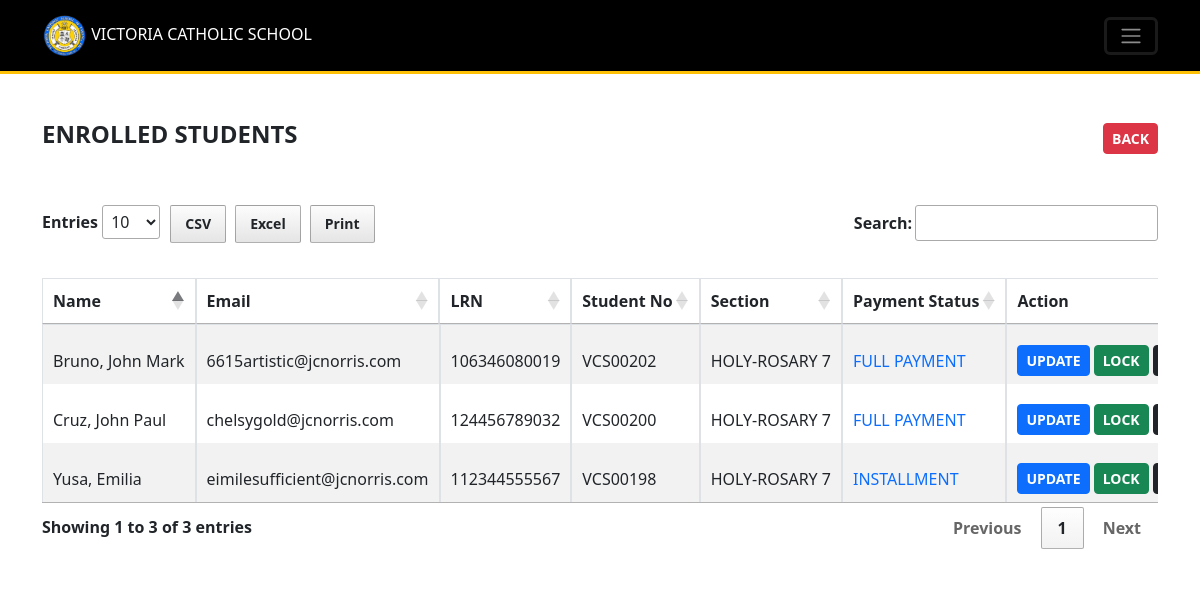
The app's page /Resources/views/admin/enrolled_students.php (signed in) with its own data.
### tables this page shows
CREATE TABLE `users` (
  `id` int(11) NOT NULL,
  `role` varchar(255) DEFAULT NULL,
  `school_number` varchar(255) DEFAULT NULL,
  `first_name` varchar(255) DEFAULT NULL,
  `middle_name` varchar(255) DEFAULT NULL,
  `last_name` varchar(255) DEFAULT NULL,
  `email` varchar(255) DEFAULT NULL,
  `phone` varchar(20) DEFAULT NULL,
  `lrn` varchar(20) DEFAULT NULL,
  `is_locked` tinyint(1) DEFAULT 0,
  `login_attempts` int(11) NOT NULL DEFAULT 0,
  `gender` enum('Male','Female') DEFAULT NULL,
  `birthday` date DEFAULT NULL,
  `street_no` varchar(100) DEFAULT NULL,
  `street` varchar(255) DEFAULT NULL,
  `village` varchar(500) DEFAULT NULL,
  `barangay` varchar(255) DEFAULT NULL,
  `city_municipality` varchar(500) DEFAULT NULL,
  `province` varchar(255) DEFAULT NULL,
  `zip_code` varchar(100) DEFAULT NULL,
  `occupation` varchar(255) DEFAULT NULL,
  `guardian_type` enum('mother','father','guardian') DEFAULT NULL,
  `password` varchar(255) DEFAULT NULL,
  `remember_token` varchar(100) DEFAULT NULL,
  `created_at` timestamp NOT NULL DEFAULT current_timestamp(),
  `updated_at` timestamp NOT NULL DEFAULT current_timestamp() ON UPDATE current_timestamp()
);

CREATE TABLE `sections` (
  `id` int(11) NOT NULL,
  `name` varchar(255) DEFAULT NULL,
  `grade` enum('7','8','9','10','SECTION') DEFAULT NULL,
  `advisory_teacher_id` int(11) NOT NULL DEFAULT 0,
  `created_at` timestamp NOT NULL DEFAULT current_timestamp(),
  `updated_at` timestamp NOT NULL DEFAULT current_timestamp() ON UPDATE current_timestamp()
);

### Backend-routes/admin/includes_get_complete_requirements_students_route.php (called while the page is built, shortened)
<?php
try {
    require_once $_SERVER['DOCUMENT_ROOT']."/Middleware/CheckIfAdmin.php";
    $role = 'student';
    $is_complete = 1;
    $stmt = $conn->prepare("
    SELECT users.*, sections.name as section_name, sections.grade as section_grade, payment_type
    FROM users
    LEFT JOIN student_sections ON users.id = student_sections.student_id
    LEFT JOIN sections ON student_sections.section_id = sections.id
    LEFT JOIN student_payment ON users.id = student_payment.student_id
    LEFT JOIN checklists ON users.id = checklists.student_id
    WHERE users.role = ? AND
    NOT EXISTS (
        SELECT 1
        FROM unregistered_students
        WHERE unregistered_students.student_id = users.id
        )
    AND EXISTS (
        SELECT 1
        FROM student_payment
        WHERE student_payment.student_id = users.id
        )
    AND checklists.is_complete = ?
    ORDER BY users.updated_at DESC
    ");
    $stmt->bind_param("si", $role, $is_complete);
    $stmt->execute();
    $students = $stmt->get_result();
} catch (Exception $e) {
    error_log("Error: " . $e->getMessage());
    echo json_encode(['error' => $e->getMessage()]);
}
?>

### Resources/views/admin/enrolled_students.php (the view, shortened to what this page needs)
<?php
require_once $_SERVER['DOCUMENT_ROOT']."/Middleware/CheckIfAdmin.php";
require_once $_SERVER['DOCUMENT_ROOT']."/Backend-routes/admin/includes_get_complete_requirements_students_route.php";
require_once "../includes/header_layout.php";
function convertTxt($string = null){
  return $string == null ? '' : ucwords(strtolower($string));
}
?>
<body>
    <?php
        include "includes/navbar.php";
     ?>
     <div class="container mt-5">
        <div class="d-flex justify-content-between align-items-center mb-5">
            <h4 class="fw-bold">ENROLLED STUDENTS</h4>
            <a href="students.php" class="btn btn-danger fw-bold btn-sm">BACK</a>
        </div>
           <div class="table-responsive">
              <table class="table table-bordered table-striped"  id="sectionsTable">
                <thead>
                  <tr>
                    <th scope="col">Name</th>
                    <th scope="col">Email</th>
                    <th scope="col">LRN</th>
                    <th scope="col">Student No</th>
                    <th scope="col">Section</th>
                    <th scope="col">Payment Status</th>
                    <th scope="col">Action</th>
                  </tr>
                </thead>
                <tbody id="tbody-sections">
                <?php
                  foreach($students as $student){
                    $paidMonthsCount = 0;
                    $lockQuestion = $student['is_locked'] == 1 ? 'Are you sure you want to unlock this account?' : 'Are you sure you want to lock this account?';
                    echo "
                      <tr>
                          <td>".convertTxt($student['last_name'].', '.$student['first_name'])." </td>
                          <td>{$student['email']}</td>
                          <td>{$student['lrn']}</td>
                          <td>VCS00{$student['id']}</td>
                          <td>".($student['section_name'] == NULL ? 'None' : $student['section_name']." ".$student['section_grade'])."</td>
                          <td class='text-primary'>".($student['payment_type'] == 'down' ? ($paidMonthsCount == 9 ? 'FULLY PAID' : 'INSTALLMENT') : 'FULL PAYMENT')."</td>
                          <td>
                          <a class='btn btn-sm btn-primary fw-bold' href='update-complete-student.php?id=".$student['id']."'>UPDATE</a>
                          ";
                          ?>
                           <form class="d-inline" method="GET" action="../../../Backend-routes/admin/lock_user.php" onsubmit="submitRequest('lockUser<?php echo $student['id'] ?>', event, '<?php echo $lockQuestion; ?>')" id="lockUser<?php echo $student['id'] ?>">
                          <?php
                            if($student['is_locked'] == 1){
                              echo '<button class="btn btn-sm fw-bold btn-dark" type="submit">LOCKED</button>';
                            }else{
                              echo '<button class="btn btn-sm fw-bold btn-success" type="submit">LOCK</button>';
                            }
                          ?>
                          </form>
                          <button type='button' class="btn btn-sm fw-bold btn-dark" onclick="printPDF('../../../Backend-routes/admin/dompdf/student_full_Info.php?id=<?php echo $student['id'] ?>')">PRINT FULL INFO</button>
                          <?php
                      echo "
                          </td>
                      </tr>
                  ";
                  }
                ?>
                </tbody>
              </table>
           </div>
     </div>
</body>
<?php
	require_once "../includes/includes_scripts.php";
?>

### Resources/css/style.css (style rules this page uses)
th, td { white-space: nowrap !important; }
tr td { padding-top: 20px !important; }
table { width: 100% !important; border-top: 1px solid black; }

### records on screen
users: last_name+first_name "Yusa, Emilia", email "eimilesufficient@jcnorris.com", lrn "112344555567", id "198", sections.name "HOLY-ROSARY", sections.grade "7", shows "INSTALLMENT", is_locked "LOCK"
users: last_name+first_name "Bruno, John Mark", email "6615artistic@jcnorris.com", lrn "106346080019", id "202", sections.name "HOLY-ROSARY", sections.grade "7", shows "FULL PAYMENT", is_locked "LOCK"
users: last_name+first_name "Cruz, John Paul", email "chelsygold@jcnorris.com", lrn "124456789032", id "200", sections.name "HOLY-ROSARY", sections.grade "7", shows "FULL PAYMENT", is_locked "LOCK"
